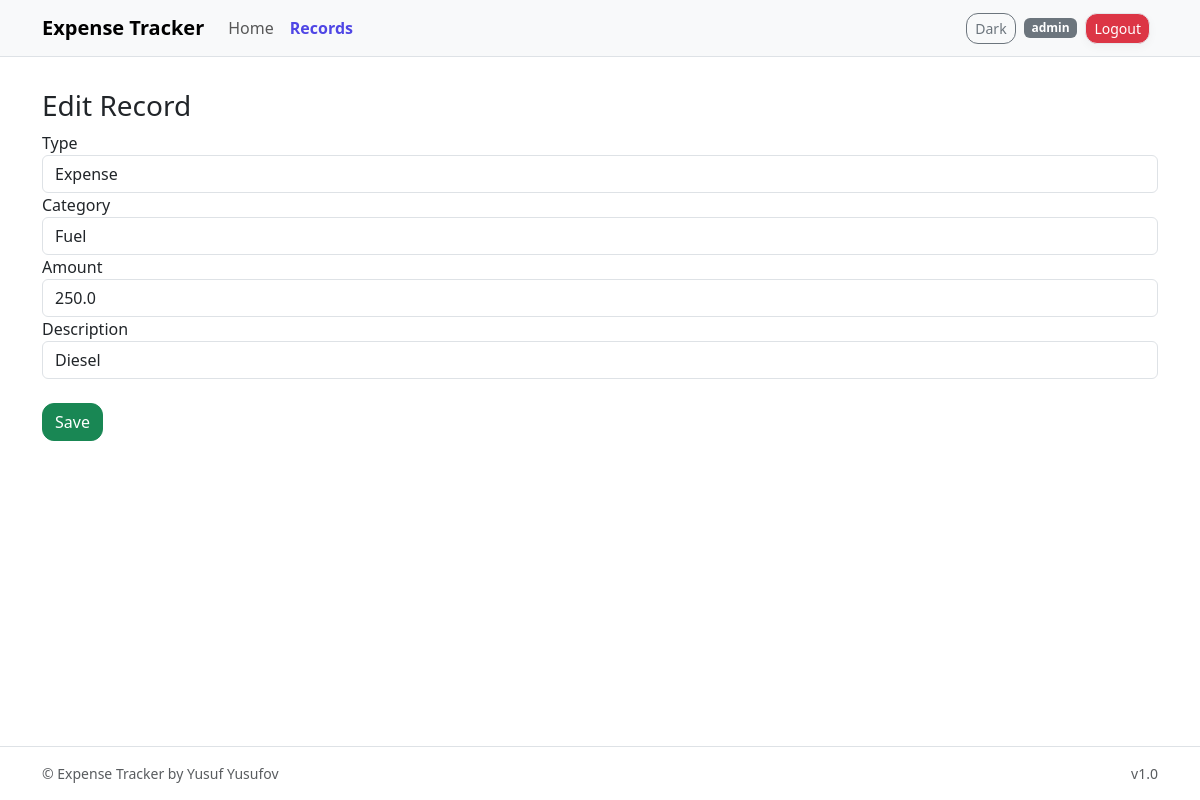
Before: /records/edit/27 (signed in) with the older database file.
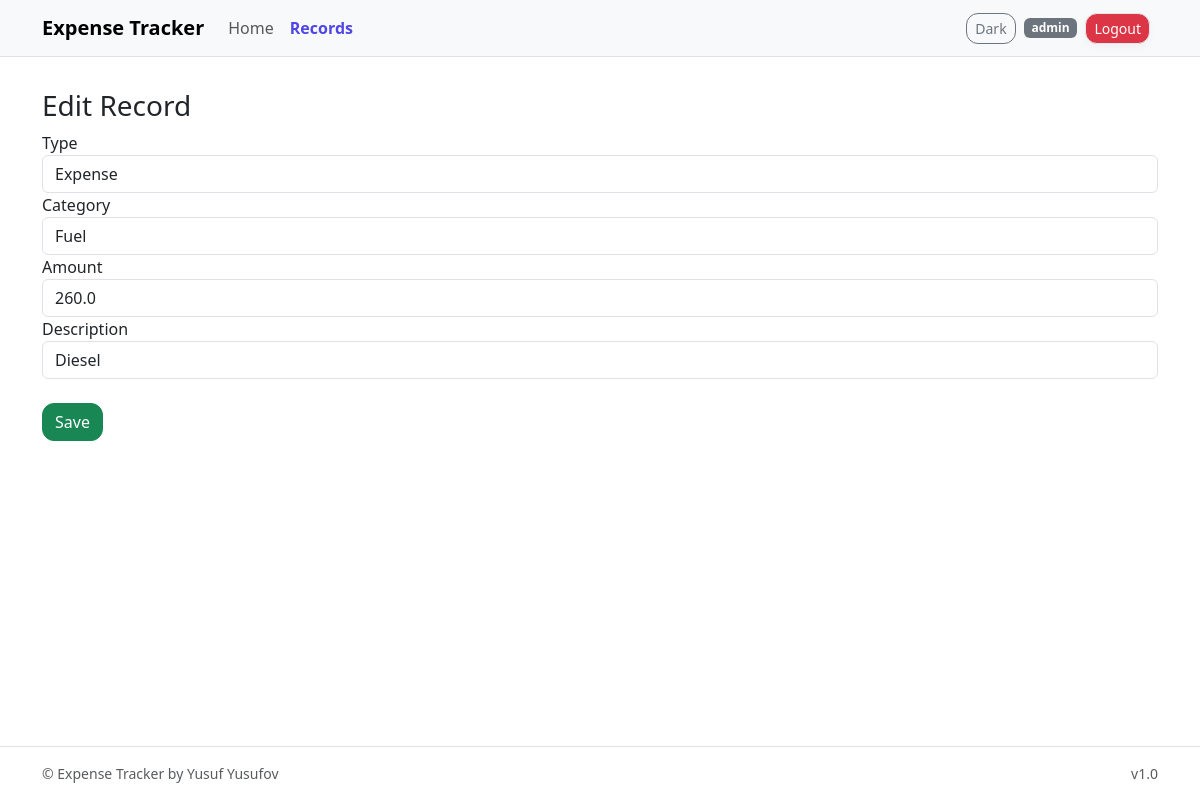
After: the same page with the newer database file.
### models/models.py (models this page shows)
class Record(db.Model):
    id = db.Column(db.Integer, primary_key=True)
    date = db.Column(db.String(20), nullable=False)
    type = db.Column(db.String(10), nullable=False)
    category = db.Column(db.String(50), nullable=False)
    amount = db.Column(db.Float, nullable=False)
    description = db.Column(db.String(200))
    user_id = db.Column(db.Integer, db.ForeignKey("user.id"), nullable=False)

### routes/records.py (the view, shortened to what this page needs)
@records_bp.route("/edit/<int:id>", methods=["GET", "POST"])
@login_required
def edit_record(id):
    record = Record.query.get_or_404(id)
    if record.user_id != current_user.id:
        return "Unauthorized", 403
    categories = Category.query.filter_by(user_id=current_user.id).all()
    return render_template("edit_record.html", record=record, categories=categories)

### app.py (called while the page is built)
def create_app():
    app = Flask(__name__)
    app_env = os.environ.get("APP_ENV", "development").lower()
    if app_env == "production":
        app.config.from_object(ProdConfig)
    else:
        app.config.from_object(DevConfig)
    db.init_app(app)
    from routes.auth import auth_bp
    from routes.home import home_bp
    from routes.records import records_bp
    from routes.categories import categories_bp
    app.register_blueprint(auth_bp)
    app.register_blueprint(home_bp)
    app.register_blueprint(records_bp)
    app.register_blueprint(categories_bp)
    login_manager = LoginManager()
    login_manager.init_app(app)
    login_manager.login_view = "auth.login"
    @login_manager.user_loader
    def load_user(user_id):
        return User.query.get(int(user_id))
    return app

### templates/edit_record.html (shortened to what this page needs)
{% extends "base.html" %}
{% block content %}
<h3>Edit Record</h3>
<form method="POST">
    <label>Type</label>
    <select name="type" class="form-control">
        <option value="expense" {% if record["type"] == "expense" %}selected{% endif %}>Expense</option>
    </select>
    <label>Category</label>
    <input type="text" name="category" class="form-control" value="{{ record['category'] }}">
    <label>Amount</label>
    <input type="number" step="0.01" name="amount" class="form-control" value="{{ record['amount'] }}">
    <label>Description</label>
    <input type="text" name="description" class="form-control" value="{{ record['description'] }}">
    <br>
    <button type="submit" class="btn btn-success">Save</button>
</form>
{% endblock %}

Changed rows visible on the page:
changed Record "Expense": amount "250.0" → "260.0"
